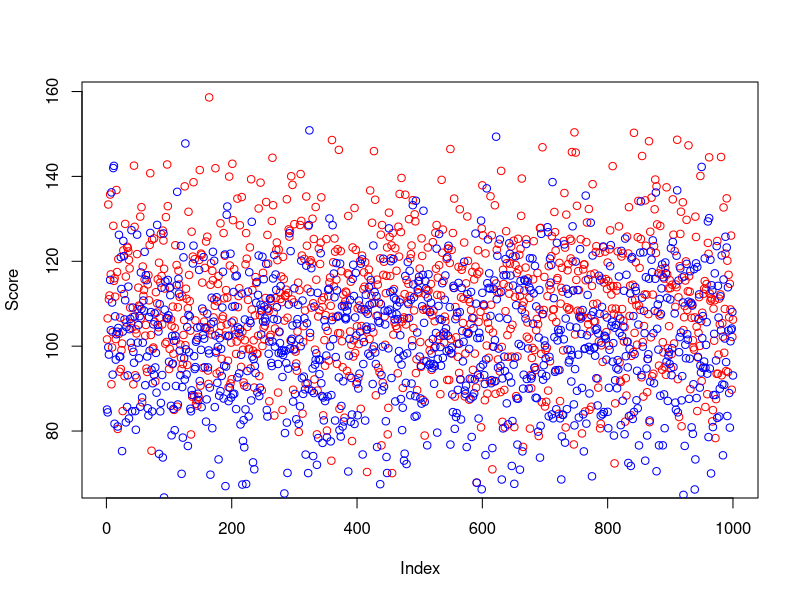
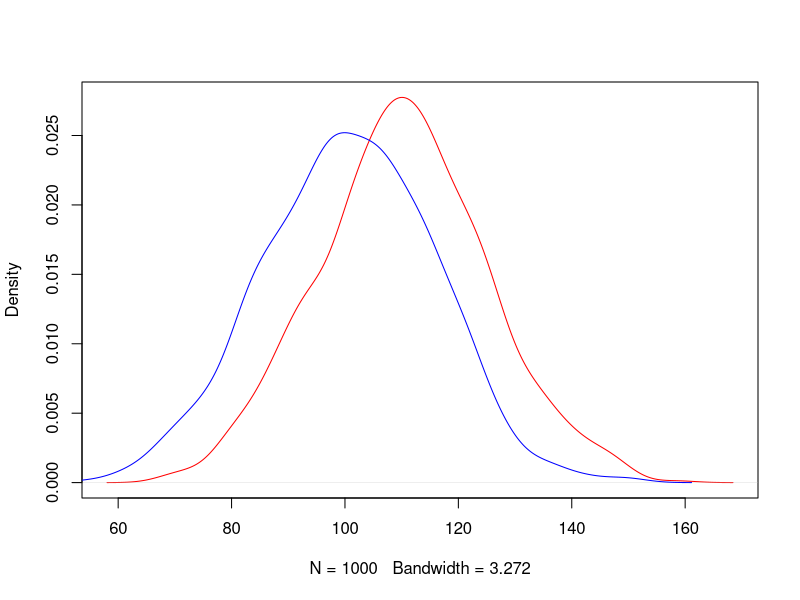
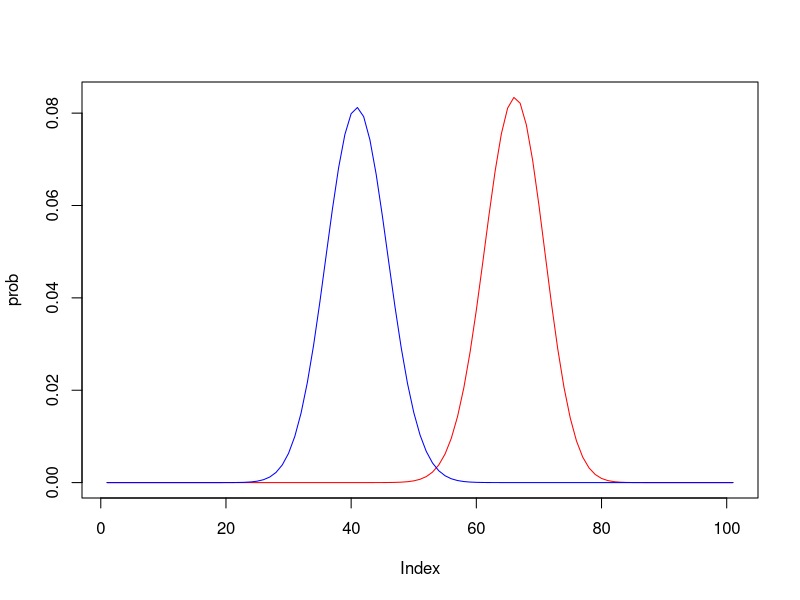
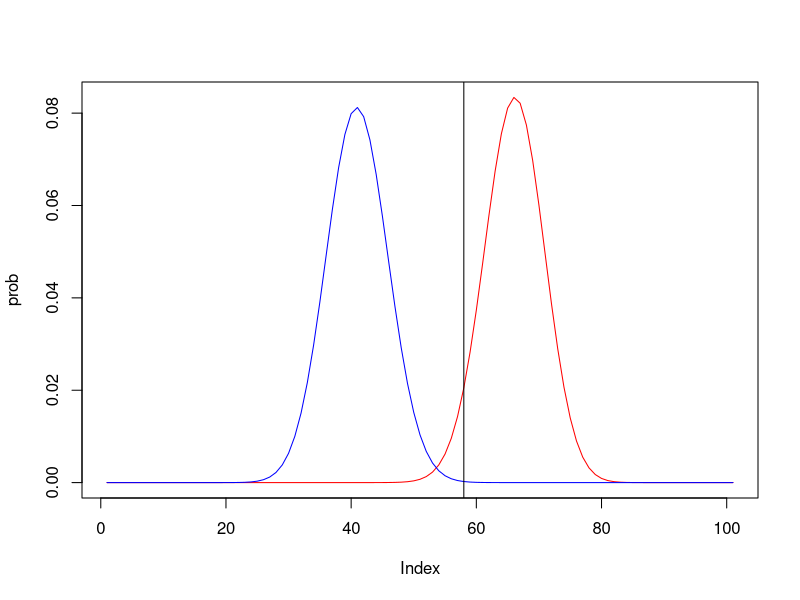
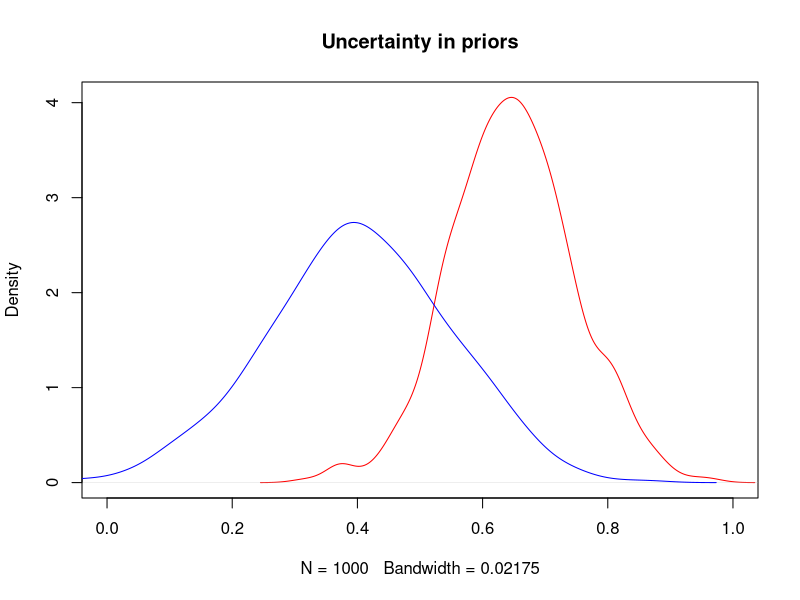
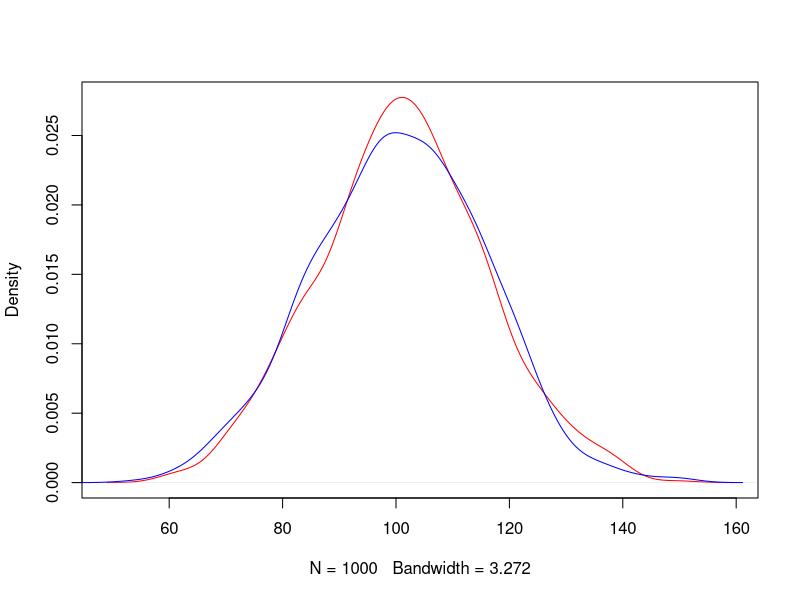

These charts were generated, in order, by the following R code:
## ---- chunk 1
set.seed(123)
group_a = rnorm(1000, 110, 15)
group_b = rnorm(1000, 100, 15)

{plot(group_a, col='red', ylab='Score')
points(group_b, col='blue')}
## ---- chunk 2
{plot(density(group_a), col='red', main='')
  lines(density(group_b), col='blue')}
## ---- chunk 3
x = seq(0,100, by = 1)
opt = dbinom(x, 100, 0.65)
skept = dbinom(x, 100, 0.40)

{plot(opt, type='l', col="red", ylab='prob')
lines(skept, col="blue")}
## ---- chunk 4
{plot(opt, type='l', col="red", ylab='prob')
lines(skept, col="blue")
abline(v=58)}
## ---- chunk 5
set.seed(1234)
opt_uncertain = rnorm(1000, 0.65, 0.10)
skept_uncertain = rnorm(1000, 0.40, 0.15)

{plot(density(opt_uncertain), col='red', xlim=c(0.0, 1), main='Uncertainty in priors', sub="")
  lines(density(skept_uncertain), col='blue')}
## ---- chunk 6
set.seed(123)
group_a = rnorm(1000, 101, 15)
group_b = rnorm(1000, 100, 15)
{plot(density(group_a), col='red', main='')
  lines(density(group_b), col='blue')}
mydata = data.frame(score = c(group_a, group_b)
                    , group = rep(c('A', 'B'), each=1000))
## ---- chunk 7
tapply(mydata$score, mydata$group, mean)
## ---- chunk 8
t.test(score ~ group
       , data = mydata
       , var.eq=TRUE)
## ---- chunk 9
d = 0.90*(sqrt(1/1000 + 1/1000))
d
## ---- chunk 10
library(BayesFactor)
ttestBF(formula = score ~ group
       , data = mydata)
